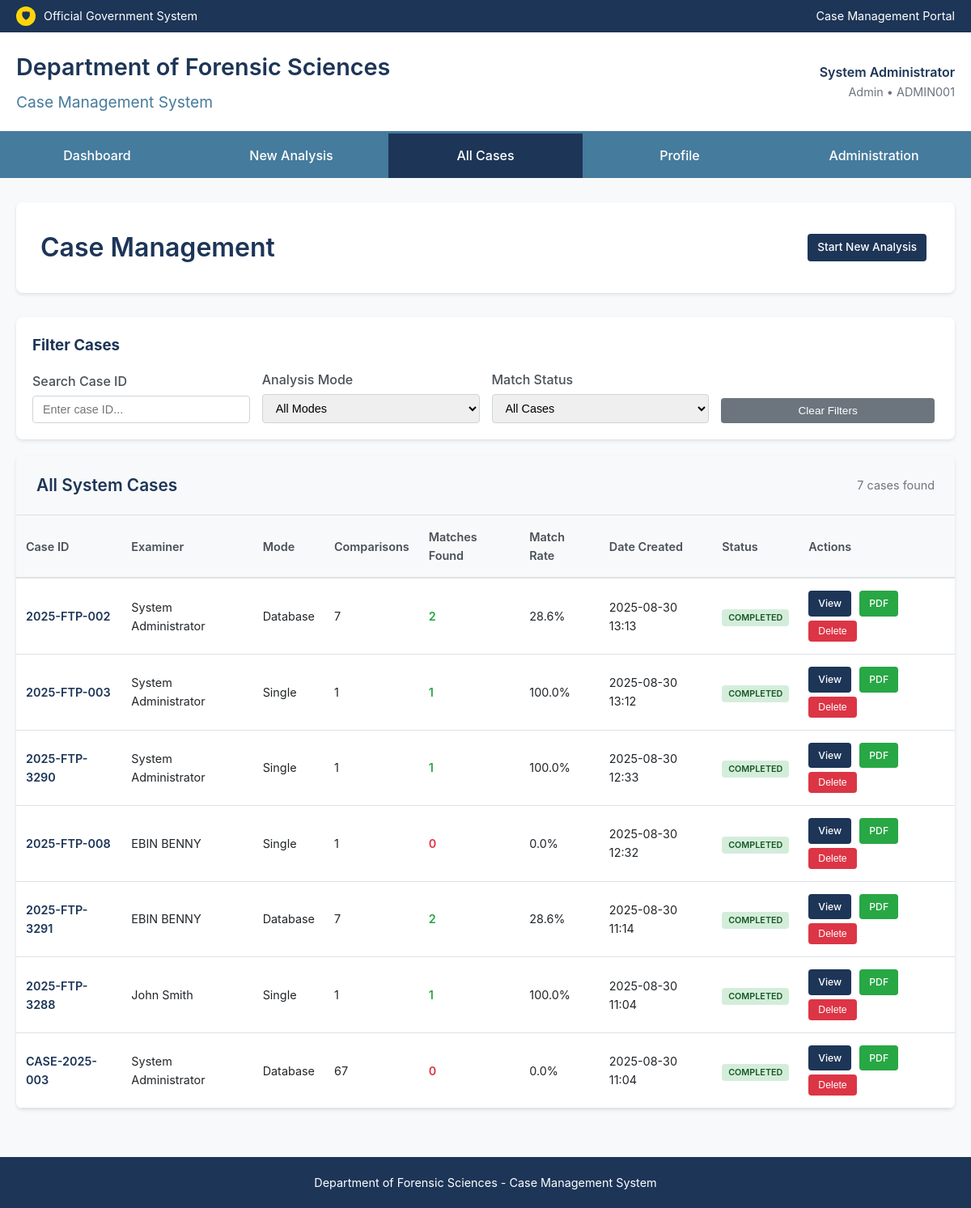
The app's page /cases (signed in) with its own data.
### tables this page shows
CREATE TABLE cases (
            id INTEGER PRIMARY KEY AUTOINCREMENT,
            case_id TEXT UNIQUE NOT NULL,
            operator_id TEXT NOT NULL,
            operator_name TEXT,
            analysis_mode TEXT NOT NULL,
            total_comparisons INTEGER DEFAULT 0,
            matches_found INTEGER DEFAULT 0,
            match_rate REAL DEFAULT 0.0,
            status TEXT DEFAULT 'completed',
            suspect_filename TEXT,
            created_at TIMESTAMP DEFAULT CURRENT_TIMESTAMP,
            processing_time REAL,
            notes TEXT
        );

### run_web_app.py (the view, shortened to what this page needs)
@app.route('/cases')
@login_required
def list_cases():
    conn = get_db_connection()
    if session['role'] == 'admin':
        cases = conn.execute('''
            SELECT c.*, COUNT(mr.id) as total_results
            FROM cases c
            LEFT JOIN match_results mr ON c.case_id = mr.case_id
            GROUP BY c.case_id
            ORDER BY c.created_at DESC
        ''').fetchall()
    conn.close()
    return render_template('cases_list.html', cases=cases)

### run_web_app.py (called while the page is built)
def get_db_connection():
    conn = sqlite3.connect(DATABASE_PATH)
    conn.row_factory = sqlite3.Row
    return conn

def login_required(f):
    @wraps(f)
    def decorated_function(*args, **kwargs):
        if 'user_id' not in session:
            flash('Please log in to access this page.')
            return redirect(url_for('login'))
        return f(*args, **kwargs)
    return decorated_function

### templates/cases_list.html (shortened to what this page needs)
<!DOCTYPE html>
<html lang="en">
<head>
</head>
<body>
    <div class="header-bar">
        <div class="container">
            <div class="gov-seal">
                <div class="seal-icon">🛡</div>
                <span>Official Government System</span>
            </div>
            <div>Case Management Portal</div>
        </div>
    </div>
    <div class="main-header">
        <div class="container">
            <div>
                <h1 style="font-size: 1.8em; color: #1d3557; font-weight: 600; margin-bottom: 5px;">Department of Forensic Sciences</h1>
                <p style="font-size: 1.2em; color: #457b9d;">Case Management System</p>
            </div>
            <div style="text-align: right;">
                <div style="font-weight: 600; color: #1d3557;">{{ session.full_name }}</div>
                <div style="font-size: 0.9em; color: #6c757d;">{{ session.role|title }} • {{ session.badge_id }}</div>
            </div>
        </div>
    </div>
    <nav class="nav-menu">
        <div class="container">
            <div class="nav-item">
                <a href="{{ url_for('dashboard') }}" class="nav-link">Dashboard</a>
            </div>
            <div class="nav-item">
                <a href="{{ url_for('new_case') }}" class="nav-link">New Analysis</a>
            </div>
            <div class="nav-item">
                <a href="{{ url_for('list_cases') }}" class="nav-link active">All Cases</a>
            </div>
            <div class="nav-item">
                <a href="{{ url_for('profile') }}" class="nav-link">Profile</a>
            </div>
            {% if session.role == 'admin' %}
            <div class="nav-item">
                <a href="{{ url_for('admin_panel') }}" class="nav-link">Administration</a>
            </div>
            {% endif %}
        </div>
    </nav>
    <div class="main-container">
        <div class="page-header">
            <h2 class="page-title">Case Management</h2>
            <a href="{{ url_for('new_case') }}" class="btn btn-primary">Start New Analysis</a>
        </div>
        <div class="filter-section">
            <h3 style="margin-bottom: 15px; color: #1d3557;">Filter Cases</h3>
            <div class="filter-grid">
                <div class="filter-group">
                    <label>Search Case ID</label>
                    <input type="text" class="filter-control" id="caseFilter" placeholder="Enter case ID...">
                </div>
                <div class="filter-group">
                    <label>Analysis Mode</label>
                    <select class="filter-control" id="modeFilter">
                        <option value="">All Modes</option>
                    </select>
                </div>
                <div class="filter-group">
                    <label>Match Status</label>
                    <select class="filter-control" id="matchFilter">
                        <option value="">All Cases</option>
                    </select>
                </div>
                <div class="filter-group">
                    <button class="btn btn-secondary" onclick="clearFilters()" style="padding: 8px 16px;">Clear Filters</button>
                </div>
            </div>
        </div>
        <div class="cases-panel">
            <div class="panel-header">
                <h3 class="panel-title">
                    {% if session.role == 'admin' %}All System Cases{% else %}Your Cases{% endif %}
                </h3>
                <div class="cases-count">{{ cases|length }} cases found</div>
            </div>
            <div class="table-container">
                {% if cases %}
                    <table class="cases-table" id="casesTable">
                        <thead>
                            <tr>
                                <th>Case ID</th>
                                <th>Examiner</th>
                                <th>Mode</th>
                                <th>Comparisons</th>
                                <th>Matches Found</th>
                                <th>Match Rate</th>
                                <th>Date Created</th>
                                <th>Status</th>
                                <th>Actions</th>
                            </tr>
                        </thead>
                        <tbody>
                            {% for case in cases %}
                            <tr class="case-row"
                                data-case-id="{{ case.case_id|lower }}"
                                data-mode="{{ case.analysis_mode }}"
                                data-matches="{{ case.matches_found }}">
                                <td>
                                    <span class="case-id">{{ case.case_id }}</span>
                                </td>
                                <td>{{ case.operator_name or case.operator_id }}</td>
                                <td>{{ case.analysis_mode|title }}</td>
                                <td>{{ case.total_comparisons }}</td>
                                <td>
                                    <span class="match-indicator {{ 'match-yes' if case.matches_found > 0 else 'match-no' }}">
                                        {{ case.matches_found }}
                                    </span>
                                </td>
                                <td>{{ "%.1f%%"|format(case.match_rate) }}</td>
                                <td>{{ case.created_at[:16] }}</td>
                                <td>
                                    <span class="status-badge status-{{ case.status }}">
                                        {{ case.status|title }}
                                    </span>
                                </td>
                                <td>
                                    <div class="action-buttons">
                                        <a href="{{ url_for('display_results', case_id=case.case_id) }}"
                                           class="btn btn-primary">View</a>
                                        <a href="{{ url_for('download_comprehensive_pdf_report', case_id=case.case_id) }}"
                                           class="btn btn-success">PDF</a>
                                        {% if session.role == 'admin' or case.operator_id == session.badge_id %}
                                        <button class="btn btn-danger"
                                                onclick="confirmDelete('{{ case.case_id }}')">Delete</button>
                                        {% endif %}
                                    </div>
                                </td>
                            </tr>
                            {% endfor %}
                        </tbody>
                    </table>
                {% endif %}
            </div>
        </div>
    </div>
    <div class="footer">
        <div>Department of Forensic Sciences - Case Management System</div>
    </div>
</body>
</html>

### templates/cases_list.html (style rules this page uses)
* { margin: 0; padding: 0; box-sizing: border-box; }
body { font-family: -apple-system, BlinkMacSystemFont, 'Segoe UI', Roboto, sans-serif; background-color: #f8f9fa; color: #212529; line-height: 1.6; }
.header-bar { background: #1d3557; color: white; padding: 8px 0; font-size: 0.9em; }
.header-bar .container { max-width: 1200px; margin: 0 auto; padding: 0 20px; display: flex; justify-content: space-between; align-items: center; }
.gov-seal { display: flex; align-items: center; gap: 10px; }
.seal-icon { width: 24px; height: 24px; background: #ffd60a; border-radius: 50%; display: flex; align-items: center; justify-content: center; font-weight: bold; color: #1d3557; font-size: 12px; }
.main-header { background: white; border-bottom: 3px solid #457b9d; padding: 20px 0; box-shadow: 0 2px 4px rgba(0,0,0,0.1); }
.main-header .container { max-width: 1200px; margin: 0 auto; padding: 0 20px; display: flex; justify-content: space-between; align-items: center; }
.nav-menu { background: #457b9d; padding: 0; }
.nav-menu .container { max-width: 1200px; margin: 0 auto; display: flex; }
.nav-item { flex: 1; }
.nav-link { display: block; padding: 15px 20px; color: white; text-decoration: none; text-align: center; transition: background-color 0.3s; font-weight: 500; }
.nav-link:hover, .nav-link.active { background: #1d3557; }
.main-container { max-width: 1400px; margin: 30px auto; padding: 0 20px; }
.page-header { background: white; border-radius: 8px; padding: 30px; margin-bottom: 30px; box-shadow: 0 2px 4px rgba(0,0,0,0.1); display: flex; justify-content: space-between; align-items: center; }
.page-title { font-size: 2em; color: #1d3557; font-weight: 600; }
.filter-section { background: white; border-radius: 8px; padding: 20px; margin-bottom: 20px; box-shadow: 0 2px 4px rgba(0,0,0,0.1); }
.filter-grid { display: grid; grid-template-columns: repeat(auto-fit, minmax(200px, 1fr)); gap: 15px; align-items: end; }
.filter-group { display: flex; flex-direction: column; }
.filter-group label { margin-bottom: 5px; font-weight: 500; color: #495057; }
.filter-control { padding: 8px 12px; border: 1px solid #ced4da; border-radius: 4px; font-size: 0.9em; }
.cases-panel { background: white; border-radius: 8px; box-shadow: 0 2px 4px rgba(0,0,0,0.1); overflow: hidden; }
.panel-header { background: #f8f9fa; border-bottom: 1px solid #dee2e6; padding: 20px 25px; display: flex; justify-content: space-between; align-items: center; }
.panel-title { font-size: 1.3em; font-weight: 600; color: #1d3557; }
.cases-count { color: #6c757d; font-size: 0.9em; }
.table-container { overflow-x: auto; }
.cases-table { width: 100%; border-collapse: collapse; }
.cases-table th { background: #f8f9fa; padding: 15px 12px; text-align: left; border-bottom: 2px solid #dee2e6; font-weight: 600; color: #495057; font-size: 0.9em; position: sticky; top: 0; }
.cases-table td { padding: 15px 12px; border-bottom: 1px solid #dee2e6; font-size: 0.9em; }
.case-id { font-weight: 600; color: #1d3557; }
.status-badge { padding: 4px 8px; border-radius: 4px; font-size: 0.75em; font-weight: 600; text-transform: uppercase; }
.status-completed { background: #d4edda; color: #155724; }
.match-indicator { font-weight: 600; }
.match-yes { color: #28a745; }
.match-no { color: #dc3545; }
.btn { display: inline-block; padding: 6px 12px; font-size: 0.85em; font-weight: 500; text-align: center; text-decoration: none; border: none; border-radius: 4px; cursor: pointer; transition: all 0.15s ease-in-out; margin-right: 5px; }
.btn-primary { background: #1d3557; color: white; }
.btn-success { background: #28a745; color: white; }
.btn-danger { background: #dc3545; color: white; }
.btn-secondary { background: #6c757d; color: white; }
.action-buttons { display: flex; gap: 5px; flex-wrap: wrap; }
.footer { background: #1d3557; color: white; text-align: center; padding: 20px; margin-top: 60px; font-size: 0.9em; }

### records on screen
cases: case_id "2025-FTP-002", operator_name "System Administrator", analysis_mode "Database", total_comparisons "7", matches_found "2", match_rate "28.6%", created_at "2025-08-30 13:13", status "COMPLETED"
cases: case_id "2025-FTP-003", operator_name "System Administrator", analysis_mode "Single", total_comparisons "1", matches_found "1", match_rate "100.0%", created_at "2025-08-30 13:12", status "COMPLETED"
cases: case_id "2025-FTP-3290", operator_name "System Administrator", analysis_mode "Single", total_comparisons "1", matches_found "1", match_rate "100.0%", created_at "2025-08-30 12:33", status "COMPLETED"
cases: case_id "2025-FTP-008", operator_name "EBIN BENNY", analysis_mode "Single", total_comparisons "1", matches_found "0", match_rate "0.0%", created_at "2025-08-30 12:32", status "COMPLETED"
cases: case_id "2025-FTP-3291", operator_name "EBIN BENNY", analysis_mode "Database", total_comparisons "7", matches_found "2", match_rate "28.6%", created_at "2025-08-30 11:14", status "COMPLETED"
cases: case_id "2025-FTP-3288", operator_name "John Smith", analysis_mode "Single", total_comparisons "1", matches_found "1", match_rate "100.0%", created_at "2025-08-30 11:04", status "COMPLETED"
cases: case_id "CASE-2025-003", operator_name "System Administrator", analysis_mode "Database", total_comparisons "67", matches_found "0", match_rate "0.0%", created_at "2025-08-30 11:04", status "COMPLETED"

### other values on screen
{{ session.full_name }} "System Administrator"
{{ session.role|title }} "Admin"
{{ session.badge_id }} "ADMIN001"
{{ cases|length }} "7"
